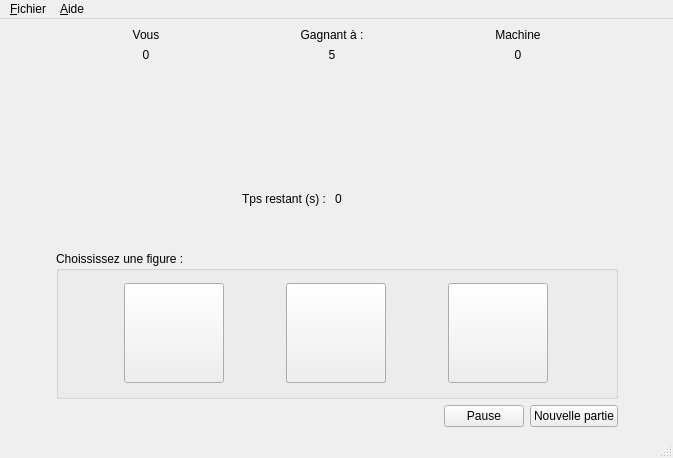
<?xml version="1.0" encoding="UTF-8"?>
<ui version="4.0">
 <class>MainWindow</class>
 <widget class="QMainWindow" name="MainWindow">
  <property name="geometry">
   <rect>
    <x>0</x>
    <y>0</y>
    <width>673</width>
    <height>458</height>
   </rect>
  </property>
  <property name="minimumSize">
   <size>
    <width>530</width>
    <height>410</height>
   </size>
  </property>
  <property name="windowTitle">
   <string>MainWindow</string>
  </property>
  <widget class="QWidget" name="centralwidget">
   <property name="styleSheet">
    <string notr="true"/>
   </property>
   <layout class="QHBoxLayout" name="horizontalLayout_8">
    <item>
     <spacer name="horizontalSpacer_8">
      <property name="orientation">
       <enum>Qt::Horizontal</enum>
      </property>
      <property name="sizeHint" stdset="0">
       <size>
        <width>40</width>
        <height>20</height>
       </size>
      </property>
     </spacer>
    </item>
    <item>
     <layout class="QVBoxLayout" name="layoutSecondaire">
      <item>
       <layout class="QGridLayout" name="layoutTop">
        <property name="topMargin">
         <number>0</number>
        </property>
        <property name="rightMargin">
         <number>10</number>
        </property>
        <property name="bottomMargin">
         <number>20</number>
        </property>
        <item row="0" column="1">
         <layout class="QVBoxLayout" name="verticalLayout_2">
          <item>
           <widget class="QLabel" name="gagnantALabel">
            <property name="text">
             <string>Gagnant à :</string>
            </property>
            <property name="alignment">
             <set>Qt::AlignCenter</set>
            </property>
           </widget>
          </item>
          <item>
           <widget class="QLabel" name="labelNbPointRequis">
            <property name="text">
             <string>5</string>
            </property>
            <property name="alignment">
             <set>Qt::AlignCenter</set>
            </property>
           </widget>
          </item>
         </layout>
        </item>
        <item row="0" column="3">
         <layout class="QVBoxLayout" name="verticalLayout_7">
          <item>
           <widget class="QLabel" name="labelMachine">
            <property name="text">
             <string>Machine</string>
            </property>
            <property name="alignment">
             <set>Qt::AlignCenter</set>
            </property>
           </widget>
          </item>
          <item>
           <widget class="QLabel" name="labelScoreMachine">
            <property name="text">
             <string>0</string>
            </property>
            <property name="alignment">
             <set>Qt::AlignCenter</set>
            </property>
           </widget>
          </item>
         </layout>
        </item>
        <item row="1" column="1">
         <layout class="QVBoxLayout" name="verticalLayout_4">
          <property name="bottomMargin">
           <number>0</number>
          </property>
          <item>
           <layout class="QHBoxLayout" name="horizontalLayout_5">
            <property name="rightMargin">
             <number>0</number>
            </property>
            <item>
             <spacer name="horizontalSpacer_6">
              <property name="orientation">
               <enum>Qt::Horizontal</enum>
              </property>
              <property name="sizeHint" stdset="0">
               <size>
                <width>40</width>
                <height>20</height>
               </size>
              </property>
             </spacer>
            </item>
            <item>
             <widget class="QLabel" name="iconVS">
              <property name="minimumSize">
               <size>
                <width>100</width>
                <height>100</height>
               </size>
              </property>
              <property name="maximumSize">
               <size>
                <width>100</width>
                <height>100</height>
               </size>
              </property>
              <property name="text">
               <string/>
              </property>
              <property name="pixmap">
               <pixmap resource="ressourcesChifoumi.qrc">:/chifoumi/images/versus.gif</pixmap>
              </property>
              <property name="alignment">
               <set>Qt::AlignCenter</set>
              </property>
             </widget>
            </item>
            <item>
             <spacer name="horizontalSpacer_7">
              <property name="orientation">
               <enum>Qt::Horizontal</enum>
              </property>
              <property name="sizeHint" stdset="0">
               <size>
                <width>40</width>
                <height>20</height>
               </size>
              </property>
             </spacer>
            </item>
           </layout>
          </item>
          <item>
           <spacer name="verticalSpacer_2">
            <property name="orientation">
             <enum>Qt::Vertical</enum>
            </property>
            <property name="sizeHint" stdset="0">
             <size>
              <width>20</width>
              <height>40</height>
             </size>
            </property>
           </spacer>
          </item>
         </layout>
        </item>
        <item row="1" column="0">
         <layout class="QHBoxLayout" name="horizontalLayout_3">
          <item>
           <spacer name="horizontalSpacer">
            <property name="orientation">
             <enum>Qt::Horizontal</enum>
            </property>
            <property name="sizeHint" stdset="0">
             <size>
              <width>40</width>
              <height>20</height>
             </size>
            </property>
           </spacer>
          </item>
          <item>
           <widget class="QLabel" name="iconVous">
            <property name="sizePolicy">
             <sizepolicy hsizetype="Fixed" vsizetype="Fixed">
              <horstretch>10</horstretch>
              <verstretch>10</verstretch>
             </sizepolicy>
            </property>
            <property name="minimumSize">
             <size>
              <width>100</width>
              <height>100</height>
             </size>
            </property>
            <property name="maximumSize">
             <size>
              <width>100</width>
              <height>100</height>
             </size>
            </property>
            <property name="text">
             <string/>
            </property>
            <property name="pixmap">
             <pixmap resource="ressourcesChifoumi.qrc">:/chifoumi/images/ciseau.gif</pixmap>
            </property>
            <property name="scaledContents">
             <bool>true</bool>
            </property>
            <property name="alignment">
             <set>Qt::AlignCenter</set>
            </property>
           </widget>
          </item>
          <item>
           <spacer name="horizontalSpacer_2">
            <property name="orientation">
             <enum>Qt::Horizontal</enum>
            </property>
            <property name="sizeHint" stdset="0">
             <size>
              <width>40</width>
              <height>20</height>
             </size>
            </property>
           </spacer>
          </item>
         </layout>
        </item>
        <item row="0" column="0">
         <layout class="QVBoxLayout" name="verticalLayout_5">
          <property name="topMargin">
           <number>0</number>
          </property>
          <item>
           <widget class="QLabel" name="labelVous">
            <property name="text">
             <string>Vous</string>
            </property>
            <property name="alignment">
             <set>Qt::AlignCenter</set>
            </property>
           </widget>
          </item>
          <item>
           <widget class="QLabel" name="labelScoreVous">
            <property name="text">
             <string>0</string>
            </property>
            <property name="alignment">
             <set>Qt::AlignCenter</set>
            </property>
           </widget>
          </item>
         </layout>
        </item>
        <item row="1" column="3">
         <layout class="QHBoxLayout" name="horizontalLayout_4">
          <item>
           <spacer name="horizontalSpacer_4">
            <property name="orientation">
             <enum>Qt::Horizontal</enum>
            </property>
            <property name="sizeHint" stdset="0">
             <size>
              <width>40</width>
              <height>20</height>
             </size>
            </property>
           </spacer>
          </item>
          <item>
           <widget class="QLabel" name="iconMachine">
            <property name="sizePolicy">
             <sizepolicy hsizetype="Fixed" vsizetype="Fixed">
              <horstretch>10</horstretch>
              <verstretch>10</verstretch>
             </sizepolicy>
            </property>
            <property name="minimumSize">
             <size>
              <width>100</width>
              <height>100</height>
             </size>
            </property>
            <property name="maximumSize">
             <size>
              <width>100</width>
              <height>100</height>
             </size>
            </property>
            <property name="text">
             <string/>
            </property>
            <property name="pixmap">
             <pixmap resource="ressourcesChifoumi.qrc">:/chifoumi/images/pierre.gif</pixmap>
            </property>
            <property name="scaledContents">
             <bool>true</bool>
            </property>
            <property name="alignment">
             <set>Qt::AlignCenter</set>
            </property>
           </widget>
          </item>
          <item>
           <spacer name="horizontalSpacer_5">
            <property name="orientation">
             <enum>Qt::Horizontal</enum>
            </property>
            <property name="sizeHint" stdset="0">
             <size>
              <width>40</width>
              <height>20</height>
             </size>
            </property>
           </spacer>
          </item>
         </layout>
        </item>
        <item row="2" column="1">
         <layout class="QHBoxLayout" name="horizontalLayout_6">
          <item>
           <widget class="QLabel" name="IntitulerTemps">
            <property name="text">
             <string>Tps restant (s) :</string>
            </property>
           </widget>
          </item>
          <item>
           <widget class="QLabel" name="timer">
            <property name="text">
             <string>0</string>
            </property>
           </widget>
          </item>
         </layout>
        </item>
       </layout>
      </item>
      <item>
       <spacer name="verticalSpacer">
        <property name="orientation">
         <enum>Qt::Vertical</enum>
        </property>
        <property name="sizeHint" stdset="0">
         <size>
          <width>20</width>
          <height>40</height>
         </size>
        </property>
       </spacer>
      </item>
      <item>
       <layout class="QVBoxLayout" name="layoutBottom">
        <item>
         <widget class="QGroupBox" name="boxCoups">
          <property name="minimumSize">
           <size>
            <width>319</width>
            <height>148</height>
           </size>
          </property>
          <property name="title">
           <string>Choississez une figure :</string>
          </property>
          <layout class="QHBoxLayout" name="horizontalLayout_7">
           <item>
            <widget class="QPushButton" name="iconPierre">
             <property name="sizePolicy">
              <sizepolicy hsizetype="Fixed" vsizetype="Fixed">
               <horstretch>100</horstretch>
               <verstretch>100</verstretch>
              </sizepolicy>
             </property>
             <property name="minimumSize">
              <size>
               <width>100</width>
               <height>100</height>
              </size>
             </property>
             <property name="maximumSize">
              <size>
               <width>100</width>
               <height>100</height>
              </size>
             </property>
             <property name="baseSize">
              <size>
               <width>0</width>
               <height>0</height>
              </size>
             </property>
             <property name="text">
              <string/>
             </property>
             <property name="icon">
              <iconset resource="ressourcesChifoumi.qrc">
               <normaloff>:/chifoumi/images/pierre_115.png</normaloff>:/chifoumi/images/pierre_115.png</iconset>
             </property>
             <property name="iconSize">
              <size>
               <width>100</width>
               <height>100</height>
              </size>
             </property>
            </widget>
           </item>
           <item>
            <widget class="QPushButton" name="iconFeuille">
             <property name="sizePolicy">
              <sizepolicy hsizetype="Fixed" vsizetype="Fixed">
               <horstretch>10</horstretch>
               <verstretch>10</verstretch>
              </sizepolicy>
             </property>
             <property name="minimumSize">
              <size>
               <width>100</width>
               <height>100</height>
              </size>
             </property>
             <property name="maximumSize">
              <size>
               <width>100</width>
               <height>100</height>
              </size>
             </property>
             <property name="text">
              <string/>
             </property>
             <property name="icon">
              <iconset resource="ressourcesChifoumi.qrc">
               <normaloff>:/chifoumi/images/papier_115.png</normaloff>:/chifoumi/images/papier_115.png</iconset>
             </property>
             <property name="iconSize">
              <size>
               <width>100</width>
               <height>100</height>
              </size>
             </property>
            </widget>
           </item>
           <item>
            <widget class="QPushButton" name="iconCiseau">
             <property name="sizePolicy">
              <sizepolicy hsizetype="Fixed" vsizetype="Fixed">
               <horstretch>10</horstretch>
               <verstretch>10</verstretch>
              </sizepolicy>
             </property>
             <property name="minimumSize">
              <size>
               <width>100</width>
               <height>100</height>
              </size>
             </property>
             <property name="maximumSize">
              <size>
               <width>100</width>
               <height>100</height>
              </size>
             </property>
             <property name="text">
              <string/>
             </property>
             <property name="icon">
              <iconset resource="ressourcesChifoumi.qrc">
               <normaloff>:/chifoumi/images/ciseau_115.png</normaloff>:/chifoumi/images/ciseau_115.png</iconset>
             </property>
             <property name="iconSize">
              <size>
               <width>100</width>
               <height>100</height>
              </size>
             </property>
            </widget>
           </item>
          </layout>
         </widget>
        </item>
        <item>
         <layout class="QHBoxLayout" name="horizontalLayout_2">
          <item>
           <layout class="QHBoxLayout" name="horizontalLayout"/>
          </item>
          <item>
           <spacer name="horizontalSpacer_3">
            <property name="orientation">
             <enum>Qt::Horizontal</enum>
            </property>
            <property name="sizeHint" stdset="0">
             <size>
              <width>40</width>
              <height>20</height>
             </size>
            </property>
           </spacer>
          </item>
          <item>
           <widget class="QPushButton" name="Pause">
            <property name="text">
             <string>Pause</string>
            </property>
           </widget>
          </item>
          <item>
           <widget class="QPushButton" name="NvllPartie">
            <property name="text">
             <string>Nouvelle partie</string>
            </property>
           </widget>
          </item>
         </layout>
        </item>
       </layout>
      </item>
     </layout>
    </item>
    <item>
     <spacer name="horizontalSpacer_9">
      <property name="orientation">
       <enum>Qt::Horizontal</enum>
      </property>
      <property name="sizeHint" stdset="0">
       <size>
        <width>40</width>
        <height>20</height>
       </size>
      </property>
     </spacer>
    </item>
   </layout>
  </widget>
  <widget class="QMenuBar" name="menubar">
   <property name="geometry">
    <rect>
     <x>0</x>
     <y>0</y>
     <width>673</width>
     <height>21</height>
    </rect>
   </property>
   <widget class="QMenu" name="menuFichier">
    <property name="title">
     <string>&amp;Fichier</string>
    </property>
    <addaction name="actionQuitter"/>
    <addaction name="separator"/>
    <addaction name="actionParametre"/>
    <addaction name="actionResultat"/>
   </widget>
   <widget class="QMenu" name="menuAide">
    <property name="title">
     <string>&amp;Aide</string>
    </property>
    <addaction name="actionA_propos_de"/>
   </widget>
   <addaction name="menuFichier"/>
   <addaction name="menuAide"/>
  </widget>
  <widget class="QStatusBar" name="statusbar"/>
  <action name="actionQuitter">
   <property name="text">
    <string>&amp;Quitter</string>
   </property>
   <property name="shortcut">
    <string>Alt+F3</string>
   </property>
  </action>
  <action name="actionA_propos_de">
   <property name="text">
    <string>A propos de...</string>
   </property>
   <property name="shortcut">
    <string>F1</string>
   </property>
  </action>
  <action name="actionParametre">
   <property name="text">
    <string>&amp;Parametre</string>
   </property>
   <property name="shortcut">
    <string>Alt+P</string>
   </property>
  </action>
  <action name="actionResultat">
   <property name="text">
    <string>&amp;Resultat...</string>
   </property>
   <property name="shortcut">
    <string>Alt+R</string>
   </property>
  </action>
 </widget>
 <resources>
  <include location="ressourcesChifoumi.qrc"/>
 </resources>
 <connections/>
</ui>
